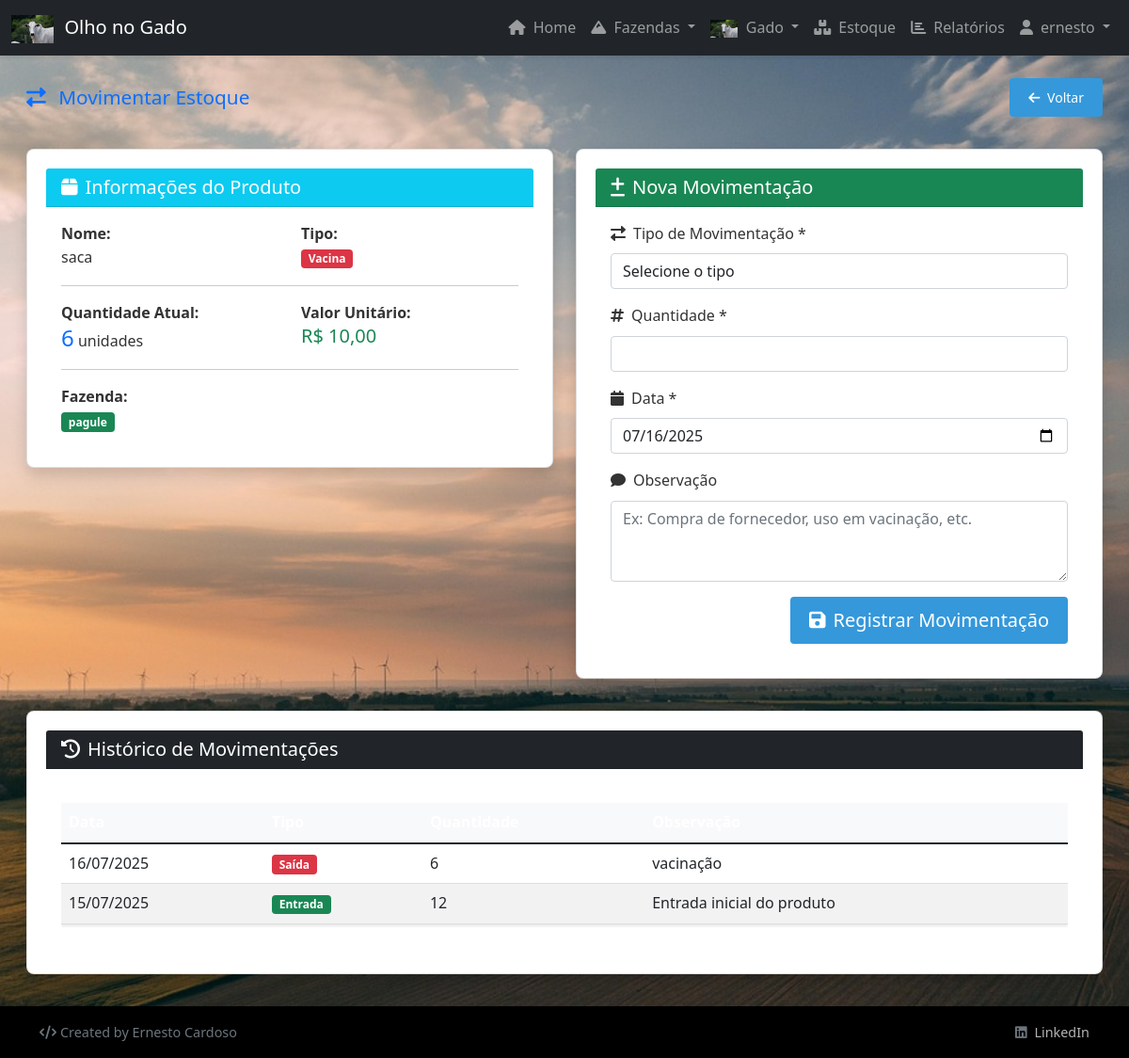
/estoque/movimentar/7/ (signed in), run on the app's committed database.
### estoque/models.py (models this page shows, shortened)
class Produto(models.Model):
    TIPO_CHOICES = (
        ('vacina', 'Vacina'),
        ('racao', 'Ração'),
        ('material','Material'),
    )
    fazenda = models.ForeignKey(Fazenda, on_delete= models.CASCADE)
    nome = models.CharField(max_length=200)
    tipo = models.CharField(max_length=25, choices= TIPO_CHOICES)
    quantidade = models.IntegerField()
    valor_unitario = models.DecimalField(max_digits=10, decimal_places=2)
    user = models.ForeignKey(User, on_delete=models.CASCADE, null=True, blank=True)

class Movimentacao_estoque(models.Model):
    produto = models.ForeignKey(Produto, on_delete= models.CASCADE)
    tipo = models.CharField(max_length=10, choices=(('entrada', 'Entrada'),('saida','Saída')))
    quantidade = models.IntegerField()
    data = models.DateField()
    observacao = models.TextField(blank=True, null=True)
    user = models.ForeignKey(User, on_delete=models.CASCADE, null=True, blank=True)

### fazendascdst/models.py (models this page shows, shortened)
class Fazenda(models.Model):
    user = models.ForeignKey(User, on_delete=models.CASCADE, null=True, blank=True)
    nome = models.CharField(max_length=100)
    localização = models.TextField()
    data_de_cadastro = models.DateField(auto_now_add=True)
    is_active = models.BooleanField(default=True)
    objects = ActiveManager()  # Manager padrão - apenas registros ativos
    all_objects = AllManager()  # Manager para todos os registros

### estoque/views.py (the view, shortened to what this page needs)
# urls.py: path('movimentar/<int:produto_id>/', views.movimentar_estoque, name='movimentar_estoque'),
@login_required
def movimentar_estoque(request, produto_id):
    produto = get_object_or_404(Produto, id=produto_id, user=request.user)
    movimentacoes = Movimentacao_estoque.objects.filter(produto=produto, user=request.user).order_by('-data')
    return render(request, 'estoque/movimentar_estoque.html', {
        'produto': produto,
        'movimentacoes': movimentacoes
    })

### templates/estoque/movimentar_estoque.html (shortened to what this page needs)
{% extends 'base.html' %}
{% load static %}
{% block content %}
<div class="px-2 px-md-3">
    <div class="d-flex justify-content-between align-items-center mb-3 mb-md-4 flex-wrap">
        <h2 class="text-primary mb-2 mb-md-0" style="font-size: 1.3rem;">
            <i class="fas fa-exchange-alt me-1 me-md-2"></i>
            <span class="d-none d-sm-inline">Movimentar </span>Estoque
        </h2>
        <a href="{% url 'estoque_index' %}" class="btn btn-secondary btn-sm">
            <i class="fas fa-arrow-left me-1"></i>
            <span class="d-none d-sm-inline">Voltar</span><span class="d-sm-none">Lista</span>
        </a>
    </div>
    <div class="row">
        <div class="col-md-6">
            <div class="card shadow mb-4">
                <div class="card-header bg-info text-white">
                    <h5 class="card-title mb-0">
                        <i class="fas fa-box me-2"></i>Informações do Produto
                    </h5>
                </div>
                <div class="card-body">
                    <div class="row">
                        <div class="col-6">
                            <strong>Nome:</strong><br>
                            {{ produto.nome }}
                        </div>
                        <div class="col-6">
                            <strong>Tipo:</strong><br>
                            {% if produto.tipo == 'vacina' %}
                                <span class="badge bg-danger">Vacina</span>
                            {% elif produto.tipo == 'racao' %}
                                <span class="badge bg-warning">Ração</span>
                            {% else %}
                                <span class="badge bg-secondary">Material</span>
                            {% endif %}
                        </div>
                    </div>
                    <hr>
                    <div class="row">
                        <div class="col-6">
                            <strong>Quantidade Atual:</strong><br>
                            <span class="h4 text-primary">{{ produto.quantidade }}</span> unidades
                        </div>
                        <div class="col-6">
                            <strong>Valor Unitário:</strong><br>
                            <span class="h5 text-success">R$ {{ produto.valor_unitario|floatformat:2 }}</span>
                        </div>
                    </div>
                    <hr>
                    <div class="row">
                        <div class="col-12">
                            <strong>Fazenda:</strong><br>
                            <span class="badge bg-success">{{ produto.fazenda.nome }}</span>
                        </div>
                    </div>
                </div>
            </div>
        </div>
        <div class="col-md-6">
            <div class="card shadow">
                <div class="card-header bg-success text-white">
                    <h5 class="card-title mb-0">
                        <i class="fas fa-plus-minus me-2"></i>Nova Movimentação
                    </h5>
                </div>
                <div class="card-body">
                    <form method="post">
                        <div class="mb-3">
                            <label for="tipo" class="form-label">
                                <i class="fas fa-exchange-alt me-2"></i>Tipo de Movimentação *
                            </label>
                            <select class="form-control" id="tipo" name="tipo" required>
                                <option value="">Selecione o tipo</option>
                            </select>
                        </div>
                        <div class="mb-3">
                            <label for="quantidade" class="form-label">
                                <i class="fas fa-hashtag me-2"></i>Quantidade *
                            </label>
                            <input type="number" class="form-control" id="quantidade" name="quantidade"
                                   min="1" required>
                        </div>
                        <div class="mb-3">
                            <label for="data" class="form-label">
                                <i class="fas fa-calendar me-2"></i>Data *
                            </label>
                            <input type="date" class="form-control" id="data" name="data" required>
                        </div>
                        <div class="mb-3">
                            <label for="observacao" class="form-label">
                                <i class="fas fa-comment me-2"></i>Observação
                            </label>
                            <textarea class="form-control" id="observacao" name="observacao" rows="3"
                                      placeholder="Ex: Compra de fornecedor, uso em vacinação, etc."></textarea>
                        </div>
                        <div class="text-end">
                            <button type="submit" class="btn btn-success btn-lg">
                                <i class="fas fa-save me-2"></i>Registrar Movimentação
                            </button>
                        </div>
                    </form>
                </div>
            </div>
        </div>
    </div>
    <div class="card shadow mt-4">
        <div class="card-header bg-dark text-white">
            <h5 class="card-title mb-0">
                <i class="fas fa-history me-2"></i>Histórico de Movimentações
            </h5>
        </div>
        <div class="card-body">
            {% if movimentacoes %}
            <div class="table-responsive">
                <table class="table table-hover">
                    <thead class="table-light">
                        <tr>
                            <th>Data</th>
                            <th>Tipo</th>
                            <th>Quantidade</th>
                            <th>Observação</th>
                        </tr>
                    </thead>
                    <tbody>
                        {% for mov in movimentacoes %}
                        <tr>
                            <td>{{ mov.data|date:"d/m/Y" }}</td>
                            <td>
                                {% if mov.tipo == 'entrada' %}
                                    <span class="badge bg-success">Entrada</span>
                                {% else %}
                                    <span class="badge bg-danger">Saída</span>
                                {% endif %}
                            </td>
                            <td>{{ mov.quantidade }}</td>
                            <td>{{ mov.observacao|default:"-" }}</td>
                        </tr>
                        {% endfor %}
                    </tbody>
                </table>
            </div>
            {% else %}
            <div class="text-center p-4">
                <i class="fas fa-history fa-3x text-muted mb-3"></i>
                <h6 class="text-muted">Nenhuma movimentação registrada</h6>
                <p class="text-muted">As movimentações aparecerão aqui após serem registradas.</p>
            </div>
            {% endif %}
        </div>
    </div>
</div>
{% endblock %}

### templates/base.html (shortened to what this page needs)
{% load static %}
<!DOCTYPE html>
<html lang="pt-BR">
<head>
    <link href="https://cdn.jsdelivr.net/npm/bootstrap@5.1.3/dist/css/bootstrap.min.css" rel="stylesheet">
    <link href="https://cdnjs.cloudflare.com/ajax/libs/font-awesome/6.0.0/css/all.min.css" rel="stylesheet">
    <link rel="stylesheet" href="{% static 'css/style.css' %}">
</head>
<body>
    <nav class="navbar navbar-expand-lg navbar-dark bg-dark shadow-sm">
        <div class="container-fluid">
            <a class="navbar-brand" href="{% url 'index' %}">
                <img src="{% static 'img/pexels-matheus-lara-1785960246-31026900.jpg' %}" alt="Trator" style="height: 1.5em; width: auto; vertical-align: middle; margin-right: 0.3em;">
                <span class="d-none d-md-inline">Olho no Gado</span>
            </a>
            <div class="collapse navbar-collapse" id="navbarNav">
                <ul class="navbar-nav ms-auto">
                    <li class="nav-item">
                        <a class="nav-link" href="{% url 'index' %}">
                            <i class="fas fa-home me-1"></i> Home
                        </a>
                    </li>
                    <li class="nav-item dropdown">
                        <a class="nav-link dropdown-toggle" href="#" id="fazendaDropdown" role="button"
                           data-bs-toggle="dropdown">
                            <i class="fas fa-mountain me-1"></i> Fazendas
                        </a>
                    </li>
                    <li class="nav-item dropdown">
                        <a class="nav-link dropdown-toggle" href="#" id="gadoDropdown" role="button"
                           data-bs-toggle="dropdown">
                            <img src="{% static 'img/pexels-matheus-lara-1785960246-31026900.jpg' %}" alt="Trator" style="height: 1.2em; width: auto; vertical-align: middle; margin-right: 0.3em;"> Gado
                        </a>
                    </li>
                    <li class="nav-item">
                        <a class="nav-link" href="{% url 'estoque_index' %}">
                            <i class="fas fa-boxes me-1"></i> Estoque
                        </a>
                    </li>
                    <li class="nav-item">
                        <a class="nav-link" href="{% url 'relatorios_index' %}">
                            <i class="fas fa-chart-bar me-1"></i> Relatórios
                        </a>
                    </li>
                    {% if user.is_authenticated %}
                    <li class="nav-item dropdown">
                        <a class="nav-link dropdown-toggle" href="#" id="userDropdown" role="button"
                           data-bs-toggle="dropdown">
                            <i class="fas fa-user me-1"></i> {{ user.username }}
                        </a>
                    </li>
                    {% else %}
                    <li class="nav-item">
                        <a class="nav-link" href="{% url 'login' %}">
                            <i class="fas fa-sign-in-alt me-1"></i> Login
                        </a>
                    </li>
                    {% endif %}
                </ul>
            </div>
        </div>
    </nav>
    <main class="container-fluid my-3 my-md-4">
        {% block content %}{% endblock %}
    </main>
    {% now 'Y' as year %}
    <footer class="footer mt-auto py-3 bg-dark text-white" style="position: static !important; bottom: auto !important;">
        <div class="container">
            <div class="row align-items-center">
                <div class="col-md-6 text-start">
                    <span class="text-muted">
                        <i class="fas fa-code me-1"></i>Created by Ernesto Cardoso
                    </span>
                </div>
                <div class="col-md-6 text-end">
                    <span class="text-muted">
                        <i class="fab fa-linkedin me-1"></i>
                        <a href="#" class="text-white text-decoration-none" style="opacity: 0.7;">
                            LinkedIn
                        </a>
                    </span>
                </div>
            </div>
        </div>
    </footer>
</body>
</html>

### static/css/style.css (style rules this page uses)
body { font-family: 'Segoe UI', Tahoma, Geneva, Verdana, sans-serif; margin: 0; padding: 0; background-color: #f5f5f5; color: #333; line-height: 1.6; min-height: 100vh; display: flex; flex-direction: column; }
main { flex: 1; }
.footer { background-color: #000000 !important; color: white !important; text-align: center; padding: 1rem; margin-top: auto !important; width: 100%; position: static !important; bottom: auto !important; z-index: auto !important; }
table { width: 100%; border-collapse: collapse; margin: 20px 0; box-shadow: 0 2px 3px rgba(0, 0, 0, 0.1); }
th, td { padding: 12px 15px; text-align: left; border-bottom: 1px solid #ddd; }
th { background-color: #2c3e50; color: white; }
tr:nth-child(even) { background-color: #f2f2f2; }
.btn { display: inline-block; padding: 10px 20px; background-color: #3498db; color: white; border: none; border-radius: 4px; cursor: pointer; text-decoration: none; }
.card { background: white; border-radius: 8px; padding: 20px; margin: 10px 0; box-shadow: 0 2px 5px rgba(0, 0, 0, 0.1); }

### data on the page
Produto: nome "saca", quantidade "6", valor_unitario "10,00", fazenda.nome "pagule"
Movimentacao_estoque: data "16/07/2025", tipo "Saída", quantidade "6", observacao "vacinação"
Movimentacao_estoque: data "15/07/2025", tipo "Entrada", quantidade "12", observacao "Entrada inicial do produto"

### other printed values
{{ user.username }} "ernesto"
